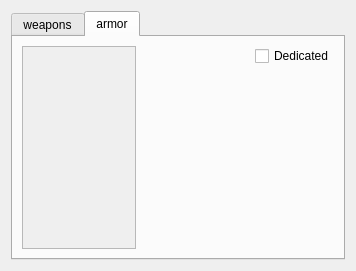
<?xml version="1.0" encoding="UTF-8"?>
<ui version="4.0">
 <class>ItemWidget</class>
 <widget class="QWidget" name="ItemWidget">
  <property name="geometry">
   <rect>
    <x>0</x>
    <y>0</y>
    <width>356</width>
    <height>271</height>
   </rect>
  </property>
  <property name="windowTitle">
   <string>ItemWidget</string>
  </property>
  <layout class="QVBoxLayout" name="verticalLayout_4">
   <item>
    <widget class="QTabWidget" name="tabWidget">
     <property name="currentIndex">
      <number>1</number>
     </property>
     <widget class="QWidget" name="weapons">
      <attribute name="title">
       <string>weapons</string>
      </attribute>
      <layout class="QHBoxLayout" name="horizontalLayout">
       <item>
        <layout class="QVBoxLayout" name="verticalLayout">
         <item>
          <widget class="QLabel" name="label">
           <property name="text">
            <string>Inventory</string>
           </property>
           <property name="alignment">
            <set>Qt::AlignCenter</set>
           </property>
          </widget>
         </item>
         <item>
          <widget class="QListWidget" name="listWidget_inventory">
           <property name="toolTip">
            <string>Weapons in the characters inventory.</string>
           </property>
          </widget>
         </item>
        </layout>
       </item>
       <item>
        <layout class="QVBoxLayout" name="verticalLayout_2">
         <item>
          <spacer name="verticalSpacer">
           <property name="orientation">
            <enum>Qt::Vertical</enum>
           </property>
           <property name="sizeHint" stdset="0">
            <size>
             <width>20</width>
             <height>40</height>
            </size>
           </property>
          </spacer>
         </item>
         <item>
          <widget class="QPushButton" name="pushButton_take">
           <property name="toolTip">
            <string>Take in inventory.</string>
           </property>
           <property name="text">
            <string/>
           </property>
          </widget>
         </item>
         <item>
          <widget class="QPushButton" name="pushButton_give">
           <property name="toolTip">
            <string>Take from inventory.</string>
           </property>
           <property name="text">
            <string/>
           </property>
          </widget>
         </item>
         <item>
          <spacer name="verticalSpacer_2">
           <property name="orientation">
            <enum>Qt::Vertical</enum>
           </property>
           <property name="sizeHint" stdset="0">
            <size>
             <width>20</width>
             <height>40</height>
            </size>
           </property>
          </spacer>
         </item>
        </layout>
       </item>
       <item>
        <layout class="QVBoxLayout" name="verticalLayout_3">
         <item>
          <widget class="QLabel" name="label_2">
           <property name="text">
            <string>Store</string>
           </property>
           <property name="alignment">
            <set>Qt::AlignCenter</set>
           </property>
          </widget>
         </item>
         <item>
          <widget class="QListWidget" name="listWidget_store">
           <property name="toolTip">
            <string>Available weapons.</string>
           </property>
          </widget>
         </item>
        </layout>
       </item>
      </layout>
     </widget>
     <widget class="QWidget" name="armor">
      <attribute name="title">
       <string>armor</string>
      </attribute>
      <layout class="QHBoxLayout" name="horizontalLayout_2">
       <item>
        <widget class="QScrollArea" name="scrollArea">
         <property name="widgetResizable">
          <bool>true</bool>
         </property>
         <widget class="QWidget" name="scrollAreaWidgetContents">
          <property name="geometry">
           <rect>
            <x>0</x>
            <y>0</y>
            <width>114</width>
            <height>219</height>
           </rect>
          </property>
          <layout class="QVBoxLayout" name="verticalLayout_5">
           <item>
            <layout class="QVBoxLayout" name="layout_armor"/>
           </item>
           <item>
            <spacer name="verticalSpacer_3">
             <property name="orientation">
              <enum>Qt::Vertical</enum>
             </property>
             <property name="sizeHint" stdset="0">
              <size>
               <width>20</width>
               <height>202</height>
              </size>
             </property>
            </spacer>
           </item>
          </layout>
         </widget>
        </widget>
       </item>
       <item>
        <spacer name="horizontalSpacer">
         <property name="orientation">
          <enum>Qt::Horizontal</enum>
         </property>
         <property name="sizeHint" stdset="0">
          <size>
           <width>40</width>
           <height>20</height>
          </size>
         </property>
        </spacer>
       </item>
       <item>
        <layout class="QVBoxLayout" name="verticalLayout_6">
         <item>
          <widget class="QCheckBox" name="checkBox">
           <property name="text">
            <string>Dedicated</string>
           </property>
          </widget>
         </item>
         <item>
          <spacer name="verticalSpacer_4">
           <property name="orientation">
            <enum>Qt::Vertical</enum>
           </property>
           <property name="sizeHint" stdset="0">
            <size>
             <width>20</width>
             <height>40</height>
            </size>
           </property>
          </spacer>
         </item>
        </layout>
       </item>
      </layout>
     </widget>
    </widget>
   </item>
  </layout>
 </widget>
 <resources/>
 <connections/>
</ui>
